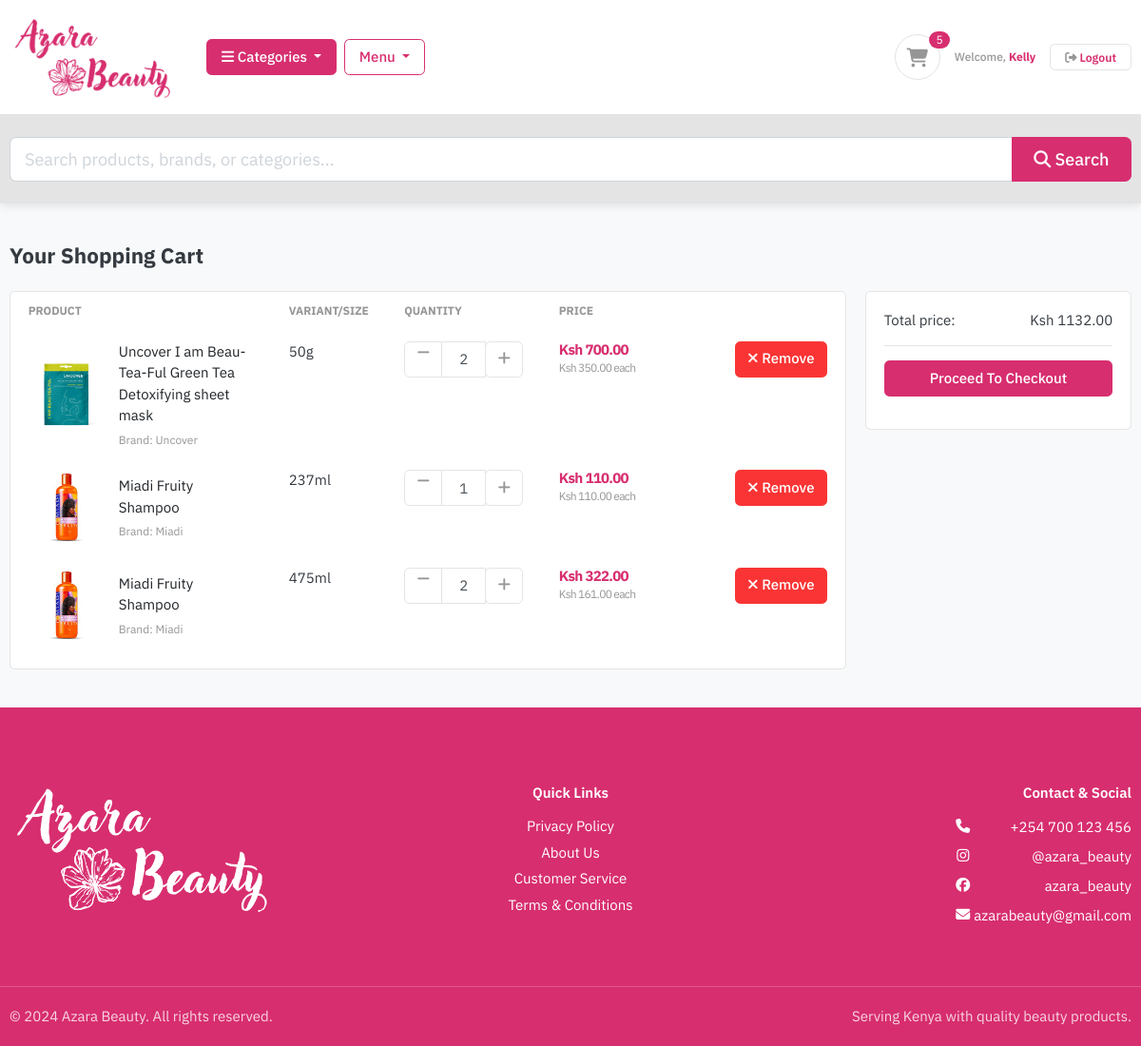
Before: /cart/ (signed in) with the older database file.
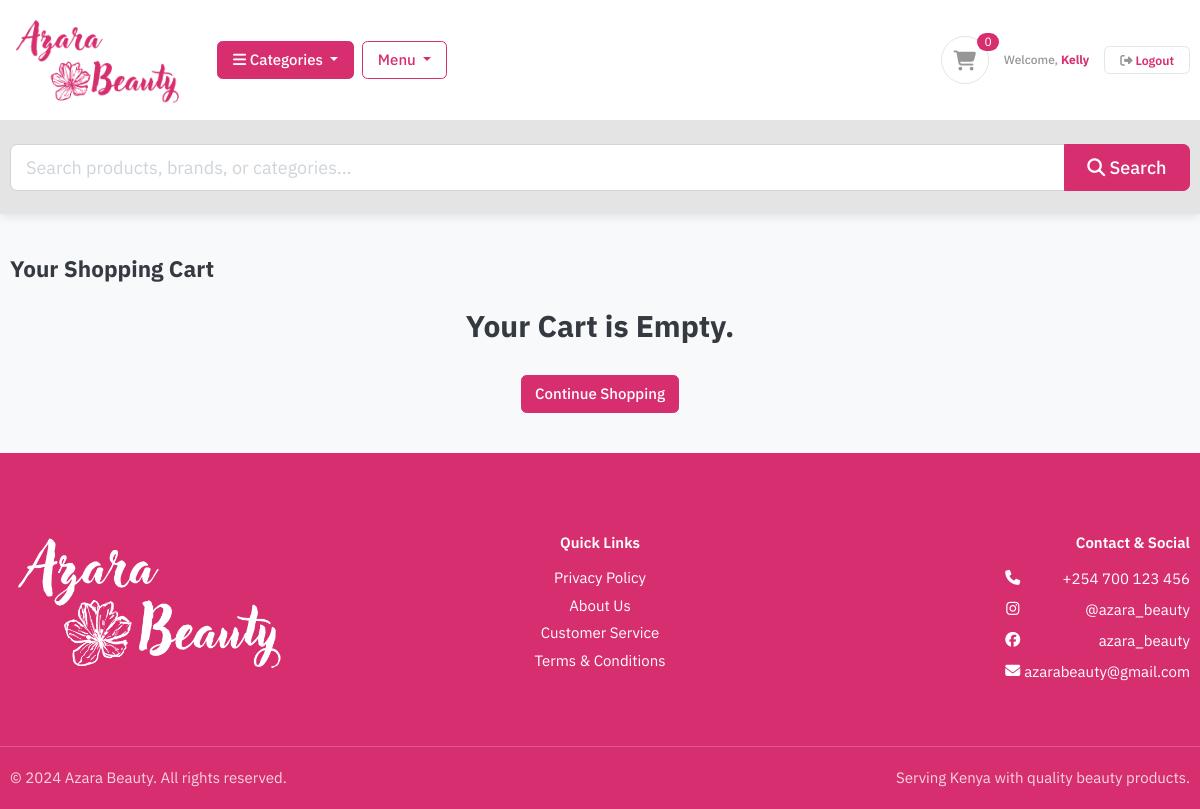
After: the same page with the newer database file.
### carts/models.py (models this page shows, shortened)
class CartItem(models.Model):
    user = models.ForeignKey(Account, on_delete=models.CASCADE, null=True)
    product = models.ForeignKey(Product, on_delete=models.CASCADE)
    variations = models.ManyToManyField(ProductVariant, blank=True)
    cart = models.ForeignKey(Cart, on_delete=models.CASCADE, null=True)
    quantity = models.IntegerField()
    is_active = models.BooleanField(default=True)
    def sub_total(self):
        variant = self.variations.first()
        if variant:
            return variant.price * self.quantity
        else:
            return self.product.get_display_price * self.quantity

### store/models.py (models this page shows, shortened)
class Product(models.Model):
    category = models.ForeignKey(Category, related_name='products', on_delete=models.CASCADE)
    brand = models.ForeignKey(Brand, related_name='products', on_delete=models.CASCADE)
    stock = models.IntegerField()
    is_available = models.BooleanField(default=True)
    name = models.CharField(max_length=200, db_index=True)
    slug = models.SlugField(max_length=200, db_index=True)
    description = models.TextField()
    image = models.ImageField(upload_to='photos')
    available = models.BooleanField(default=True)
    created = models.DateTimeField(auto_now_add=True)
    updated = models.DateTimeField(auto_now=True)
    class Meta:
        ordering = ('name',)
        index_together = (('id', 'slug'),)
    def get_url(self):
        return reverse('store:product_detail', args=[self.category.slug, self.slug])

class Brand(models.Model):
    name = models.CharField(max_length=100, db_index=True, unique=True)
    class Meta:
        ordering = ('name',)
        verbose_name = 'brand'
        verbose_name_plural = 'brands'

class ProductVariant(models.Model):
    product = models.ForeignKey(Product, related_name='variants', on_delete=models.CASCADE)
    size_ml_g = models.CharField(max_length=50, verbose_name='Size (ml/g/oz)', help_text="e.g., 450ml, 261g")
    price = models.DecimalField(max_digits=10, decimal_places=2) # Price in KES
    stock = models.PositiveIntegerField(default=0)
    is_active = models.BooleanField(default=True)
    class Meta:
        unique_together = ('product', 'size_ml_g')

### carts/views.py (the view)
# urls.py: path('cart/', include('carts.urls')),
def cart(request, total=0, quantity=0, cart_items=None):
    try:
        if request.user.is_authenticated:
            cart_items = CartItem.objects.filter(user=request.user, is_active=True)
        else:
            cart = Cart.objects.get(cart_id=_cart_id(request))
            cart_items = CartItem.objects.filter(cart=cart, is_active=True)
        for cart_item in cart_items:
            item_sub_total = cart_item.sub_total()
            total += item_sub_total
            quantity += cart_item.quantity
    except ObjectDoesNotExist:
        pass
    context = {
        'total': total,
        'quantity': quantity,
        'cart_items': cart_items,
    }
    return render(request, 'carts/cart.html', context)

### carts/context_processors.py (called while the page is built)
def counter(request):
    cart_count = 0
    if 'admin' in request.path:
        return {}
    else:
        try:
            cart = Cart.objects.filter(cart_id=_cart_id(request))
            if request.user.is_authenticated:
                cart_items = CartItem.objects.all().filter(user=request.user)
            else:
                cart_items = CartItem.objects.all().filter(cart=cart[:1])
            for cart_item in cart_items:
                cart_count += cart_item.quantity
        except Cart.DoesNotExist:
            cart_count = 0
    return dict(cart_count=cart_count)

### carts/views.py (called while the page is built)
def _cart_id(request):
    cart = request.session.session_key
    if not cart:
        cart = request.session.create()
    return cart

### store/context_processors.py (called while the page is built)
def menu_links(request):
    links = Category.objects.all()
    return dict(links=links)

### store/models.py (called while the page is built)
    def get_url(self):
        return reverse('store:products_by_category', args=[self.slug])

### templates/carts/cart.html (shortened to what the changed rows need)
{% extends 'base.html' %}
{% load static %}
{% block content %}
<section class="section-content padding-y bg">
    <div class="container">
        <h4 class="card-title mb-4">Your Shopping Cart</h4>
        {% if cart_items %}
        <div class="row">
            <main class="col-md-9">
                <div class="card">
                    <table class="table table-borderless table-shopping-cart">
                        <thead class="text-muted">
                        <tr class="small text-uppercase">
                            <th scope="col">Product</th>
                            <th scope="col" width="120">Variant/Size</th>
                            <th scope="col" width="120">Quantity</th>
                            <th scope="col" width="120">Price</th>
                            <th scope="col" class="text-right" width="200"> </th>
                        </tr>
                        </thead>
                        <tbody>
                            {% for cart_item in cart_items %}
                            <tr>
                                <td>
                                    <figure class="itemside align-items-center">
                                        <div class="aside">
                                            <img src="{{ cart_item.product.image.url }}" class="img-sm">
                                        </div>
                                        <figcaption class="info">
                                            <a href="{{ cart_item.product.get_url }}" class="title text-dark">{{ cart_item.product.name }}</a>
                                            <p class="text-muted small">Brand: {{ cart_item.product.brand.name }}</p>
                                        </figcaption>
                                    </figure>
                                </td>
                                <td>
                                    {% if cart_item.variations.all %}
                                        {% for item in cart_item.variations.all %}
                                            <p>{{ item.size_ml_g }}</p>
                                        {% endfor %}
                                    {% endif %}
                                </td>
                                <td>
                                    <div class="input-group input-spinner">
                                        <div class="input-group-prepend">
                                            <a href="{% url 'cart:remove_cart' cart_item.product.id cart_item.id %}" class="btn btn-light" type="button" id="button-minus">
                                                <i class="fa fa-minus"></i>
                                            </a>
                                        </div>
                                        <input type="text" class="form-control" value="{{ cart_item.quantity }}" readonly>
                                        <div class="input-group-append">
                                            <form action="{% url 'cart:add_cart' cart_item.product.id %}" method="POST" style="display: contents;">
                                                <button class="btn btn-light" type="submit" id="button-plus">
                                                    <i class="fa fa-plus"></i>
                                                </button>
                                            </form>
                                        </div>
                                    </div>
                                </td>
                                <td>
                                    <div class="price-wrap">
                                        <var class="price">Ksh {{ cart_item.sub_total }}</var>
                                        <small class="text-muted"> Ksh {{ cart_item.variations.first.price }} each </small>
                                    </div>
                                </td>
                                <td class="text-right">
                                    <a href="{% url 'cart:remove_cart_item' cart_item.product.id cart_item.id %}"
                                    class="btn btn-danger"
                                    onclick="return confirm('Are you sure you want to delete this item?')">
                                        <i class="fa fa-times"></i> Remove
                                    </a>
                                </td>
                            </tr>
                            {% endfor %}
                        </tbody>
                    </table>
                </div> </main>
            <aside class="col-md-3">
                <div class="card">
                    <div class="card-body">
                        <dl class="dlist-align">
                            <dt>Total price:</dt>
                            <dd class="text-right">Ksh {{ total }}</dd>
                        </dl>
                        <hr>
                        <p class="text-center mb-3">
                           <a href="{% url 'cart:checkout' %}" class="btn btn-primary btn-block">Proceed To Checkout</a>
                        </p>
                    </div> </div> </aside>
        </div> {% else %}
        <h2 class="text-center">Your Cart is Empty. </h2>
        <br>
        <div class="text-center">
            <a href="{% url 'store:home' %}" class="btn btn-primary">Continue Shopping</a>
        </div>
        {% endif %}
    </div> </section>
{% endblock %}

### templates/includes/navbar.html (shortened to what this page needs)
{% load static %}
<header class="section-header">
    <section class="header-main border-bottom">
        <div class="container">
            <div class="row align-items-center">
                <div class="col-lg-auto col-md-auto col-12 text-center text-md-left mb-2 mb-md-0">
                    <a href="{% url 'store:home' %}" class="brand-wrap">
                        <img class="logo" src="{% static 'images/azaralogo_header.png' %}" alt="Azara Logo" style="max-height: 90px; width: auto;">
                    </a>
                </div>
                <div class="col-lg-auto col-md-auto col-12 text-center text-md-left">
                    <div class="d-flex align-items-center justify-content-center justify-content-md-start">
                        <div class="dropdown d-inline-block">
                            <button type="button" class="btn btn-primary dropdown-toggle px-3" data-toggle="dropdown">
                                <i class="fa fa-bars"></i> Categories
                            </button>
                        </div>
                        <div class="dropdown d-inline-block ml-2">
                            <button type="button" class="btn btn-outline-primary dropdown-toggle px-3" data-toggle="dropdown">
                                Menu
                            </button>
                        </div>
                    </div>
                </div>
                <div class="col-lg col-md col-12 text-lg-right text-center mt-3 mt-md-0">
                    <div class="widgets-wrap d-flex justify-content-center justify-content-lg-end align-items-center">
                        <a href="{% url 'cart:cart' %}" class="widget-header mr-3 text-dark">
                            <div class="icon">
                                <i class="icon-sm rounded-circle border fa fa-shopping-cart"></i>
                                <span class="notify" style="background-color: var(--azara-primary);">{{ cart_count }}</span>
                            </div>
                        </a>
                        {% if user.is_authenticated %}
                            <span class="text-muted small mr-3" style="white-space: nowrap; font-weight: 500;">
                                Welcome, <b style="color: var(--azara-primary);">{{ user.first_name }}</b>
                            </span>
                            <a href="{% url 'logout' %}" class="btn btn-sm btn-light border px-3" style="color: var(--azara-primary); font-weight: 600;">
                                <i class="fa fa-sign-out-alt"></i> Logout
                            </a>
                        {% endif %}
                    </div>
                </div>
            </div>
        </div>
    </section>
    <section class="header-main border-bottom bg-light">
        <div class="container py-2">
            <div class="row">
                <div class="col-12">
                    <form action="{% url 'store:search' %}" class="search" method="GET">
                        <div class="input-group input-group-lg">
                            <input type="search" class="form-control" name="keyword" placeholder="Search products, brands, or categories...">
                            <div class="input-group-append">
                                <button class="btn btn-primary px-4" type="submit">
                                    <i class="fa fa-search"></i> Search
                                </button>
                            </div>
                        </div>
                    </form>
                </div>
            </div>
        </div>
    </section>
</header>

Changed rows visible on the page:
removed CartItem: product.image (picture), product.name "Uncover I am Beau-Tea-Ful Green Tea Detoxifying sheet mask", product.brand.name "Uncover", quantity "2", sub_total "700.00", variations.first.price "350.00"
no longer on this page (row edited): ProductVariant: size_ml_g "50g", shown under "Uncover I am Beau-Tea-Ful Green Tea Detoxifying sheet mask"
removed CartItem: product.image (picture), product.name "Miadi Fruity Shampoo", product.brand.name "Miadi", quantity "1", sub_total "110.00", variations.first.price "110.00"
no longer on this page (row edited): ProductVariant: size_ml_g "237ml", shown under "Miadi Fruity Shampoo"
removed CartItem: product.image (picture), product.name "Miadi Fruity Shampoo", product.brand.name "Miadi", quantity "2", sub_total "322.00", variations.first.price "161.00"
no longer on this page (row edited): ProductVariant: size_ml_g "475ml", shown under "Miadi Fruity Shampoo"
Other visible differences:
{{ cart_count }}: "5" → "0"
{{ total }}: "1132.00" → (not shown)
text no longer shown: "PRODUCT VARIANT/SIZE QUANTITY PRICE Total price: Ksh Proceed To Checkout"
text now shown: "Your Cart is Empty. Continue Shopping"
